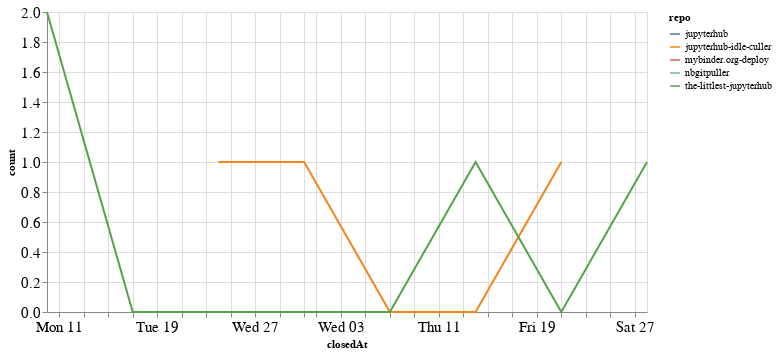

The cell this chart's notebook holds for it:
### Code cell
closed_by_time = closed_by.groupby('repo').resample('W', on='closedAt').count()['author'].reset_index()
closed_by_time = closed_by_time.rename(columns={'author': 'count'})

alt.Chart(closed_by_time, width=600).mark_line().encode(
    x='closedAt',
    y='count',
    color='repo',
    tooltip="repo"
)

### Figure 1 — Vega-Lite specification as saved in the notebook (floating-point values rounded to 4 significant figures)
{"config": {"axisLeft": {"labelFontSize": 15}, "axisBottom": {"labelFontSize": 15}}, "data": {"name": "data-069ca8c8ec973eb56b7b7300d75df788"}, "mark": "line", "encoding": {"color": {"type": "nominal", "field": "repo"}, "tooltip": {"type": "nominal", "field": "repo"}, "x": {"type": "temporal", "field": "closedAt"}, "y": {"type": "quantitative", "field": "count"}}, "width": 600, "$schema": "https://vega.github.io/schema/vega-lite/v4.8.1.json", "datasets": {"data-069ca8c8ec973eb56b7b7300d75df788": [{"repo": "jupyterhub", "closedAt": "2020-06-14T00:00:00", "count": 1}, {"repo": "jupyterhub-idle-culler", "closedAt": "2020-05-24T00:00:00", "count": 1}, {"repo": "jupyterhub-idle-culler", "closedAt": "2020-05-31T00:00:00", "count": 1}, {"repo": "jupyterhub-idle-culler", "closedAt": "2020-06-07T00:00:00", "count": 0}, {"repo": "jupyterhub-idle-culler", "closedAt": "2020-06-14T00:00:00", "count": 0}, {"repo": "jupyterhub-idle-culler", "closedAt": "2020-06-21T00:00:00", "count": 1}, {"repo": "mybinder.org-deploy", "closedAt": "2020-05-24T00:00:00", "count": 2}, {"repo": "nbgitpuller", "closedAt": "2020-06-28T00:00:00", "count": 2}, {"repo": "the-littlest-jupyterhub", "closedAt": "2020-05-10T00:00:00", "count": 2}, {"repo": "the-littlest-jupyterhub", "closedAt": "2020-05-17T00:00:00", "count": 0}, {"repo": "the-littlest-jupyterhub", "closedAt": "2020-05-24T00:00:00", "count": 0}, {"repo": "the-littlest-jupyterhub", "closedAt": "2020-05-31T00:00:00", "count": 0}, {"repo": "the-littlest-jupyterhub", "closedAt": "2020-06-07T00:00:00", "count": 0}, {"repo": "the-littlest-jupyterhub", "closedAt": "2020-06-14T00:00:00", "count": 1}, {"repo": "the-littlest-jupyterhub", "closedAt": "2020-06-21T00:00:00", "count": 0}, {"repo": "the-littlest-jupyterhub", "closedAt": "2020-06-28T00:00:00", "count": 1}]}}
